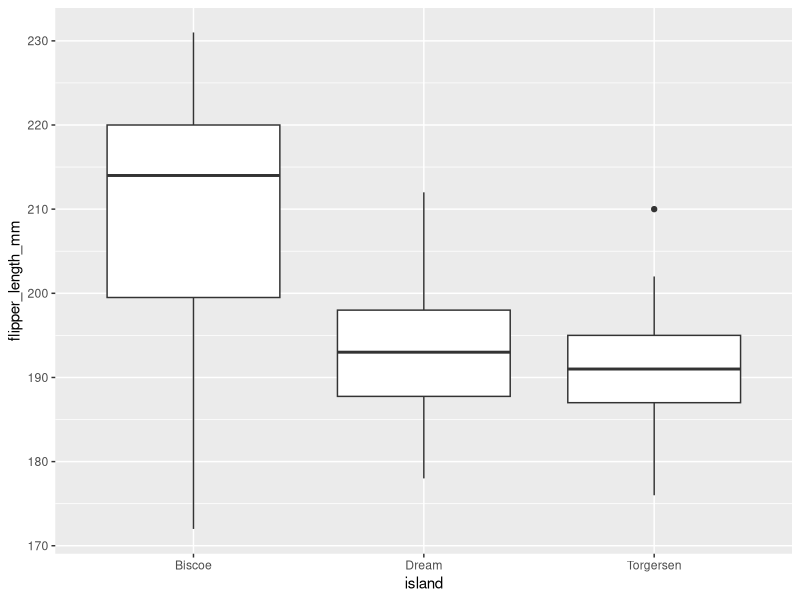
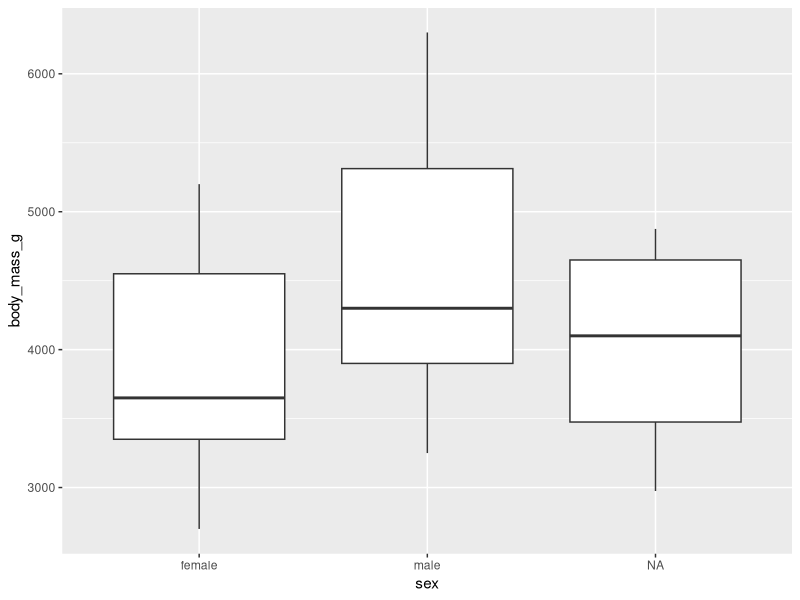

The R source for these figures, in order: (Note: this script raises an error after producing the figures.)
library (tidyverse)
library(palmerpenguins)
library(broom) #puts output of linear model to dataframe

head(penguins)

# if there is a difference in flipper length across islands 

ggplot(data = penguins,
       aes (x = island, y = flipper_length_mm)
       )+
  geom_boxplot() #x variable is categorial, y varaible is numeric


lm (data = penguins, formula = flipper_length_mm ~ 1 + island )%>% #lm takes dataframe as input, lm produces fitted model object, summary gives you details about model fit 
  summary()

# with categorical variables, chooses something that is reference which is default, that does pairwise comparisons against
# biscoe is reference level 
#estimates are the average differnce compared to average of biscoe
#biscoe is larger thats why estimates are negative 
# we don't know if there is a difference between dream and island (only does pairways)

m1 <- lm(data = penguins, formula = flipper_length_mm ~ 1 + island ) #store in m1 object?
m0 <- lm(data = penguins, formula = flipper_length_mm ~ 1)
anova(m0, m1) #does my model explain the model more than a simple model 

m2 <- lm(data = penguins, formula = flipper_length_mm ~ 1 + species) #add species as a predictor
summary(m2)
m3 <- lm(data = penguins, formula = flipper_length_mm ~ 1 + island + species) #add species as a predictor
summary(m3)
#adelie is being chosen as reference level of species
#the p values for island are not significant, but species are 
anova(m2, m3) #after counting just species is there difference in flipper length between islands 

# is body mass different between sexes 

ggplot(data = penguins,
        aes (x = sex, y = body_mass_g)) +
    geom_boxplot()

lm (data = penguins, formula = body_mass_g ~ 1 + sex) %>%
  summary()
# males are an average of 683.41 grams heavier 
# this is a t-test: single binary predictive variable

model <- lm (data = penguins, formula = body_mass_g ~ 1 + sex + species + year + island) %>%
  summary()
#on average penuings are getting 3.5 bigger per year, but thats not significantly different 

# what is the body mass of a female Gentoo penguin on the island of Dream in year 2007 (learning how to make a prediction) 4707.93 grams 

#body_mass_g ~ 1 + sex + species + year + island # all of these are xs that need to be multipled by a beta 
body_mass_g ~ beta_0 + beta_1 * sex + beta_2 * species + beta_3 * year + beta_4 * island
    -3746.731 +  0 +            +1374.607        + 3.547 * 2000 + -13.946 #copy and paste this to console 
    

new_obs <- tibble(sex = "female", island = "Dream", year = 2000, species = "Gentoo")

predict(model, newdata = new_obs)
